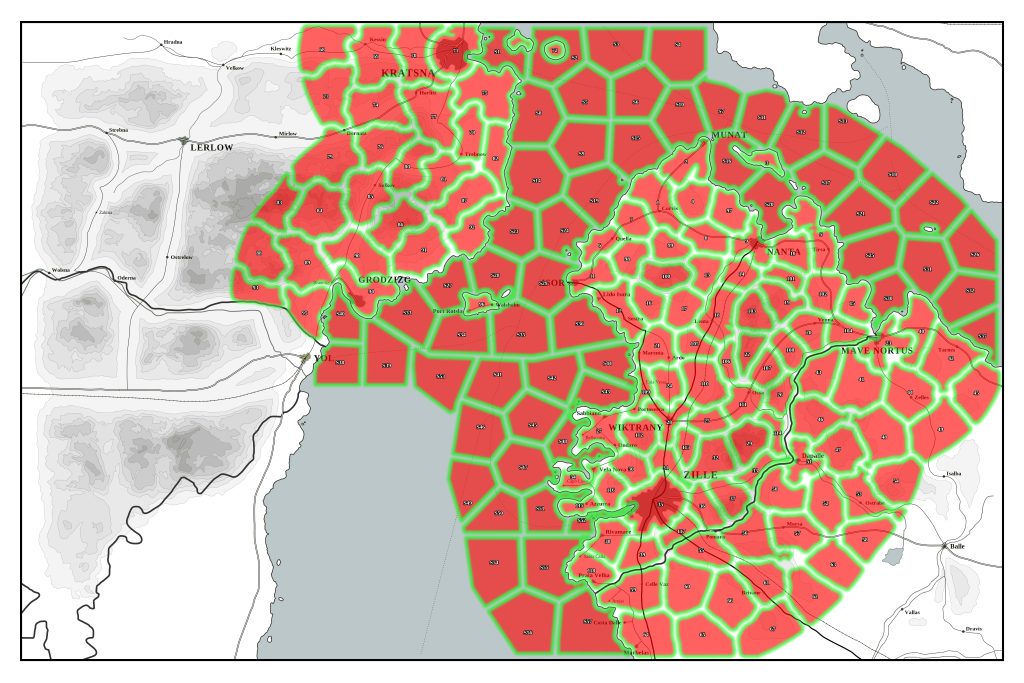
#> input picture maps/zille/v13/previews/provinces_preview.png, 4096 x 2731 px, found by its file name (shown at 1/4 size)
$ python review1_compare.py
#> lines starting #> are read from the running program, lines starting #| are printed output that depends on the picture
"""v13 review 1: before/after of the Brenas rework (v13 before review vs now), Brenas + border crop."""
from PIL import Image, ImageDraw, ImageFont
Image.MAX_IMAGE_PIXELS=None
FB='/usr/share/fonts/truetype/sand-box/google/Tinos/Tinos-Bold.ttf'
a=Image.open('versions/v13/_backup_pre_review1/previews/provinces_preview.png').convert('RGB'); b=Image.open('versions/v13/previews/provinces_preview.png').convert('RGB')
#> further down, a is the input picture: PIL image 4096x2731 RGB; mean R, G, B 209.1, 184.3, 164.4
sc=a.size[0]/12288; box=tuple(round(v*sc) for v in (6900,3500,12100,8000))
#> after `sc = a.size[0] / 12288`: sc = 0.333
#> after `box = tuple((round(v * sc) for v in (6900, 3500, 12100, 8000)))`: box = (2300, 1167, 4033, 2667)
A=a.crop(box); B=b.crop(box); W=1800; h=round(A.size[1]*W/A.size[0]); A=A.resize((W,h),Image.LANCZOS); B=B.resize((W,h),Image.LANCZOS)
#> after `A = a.crop(box)`:
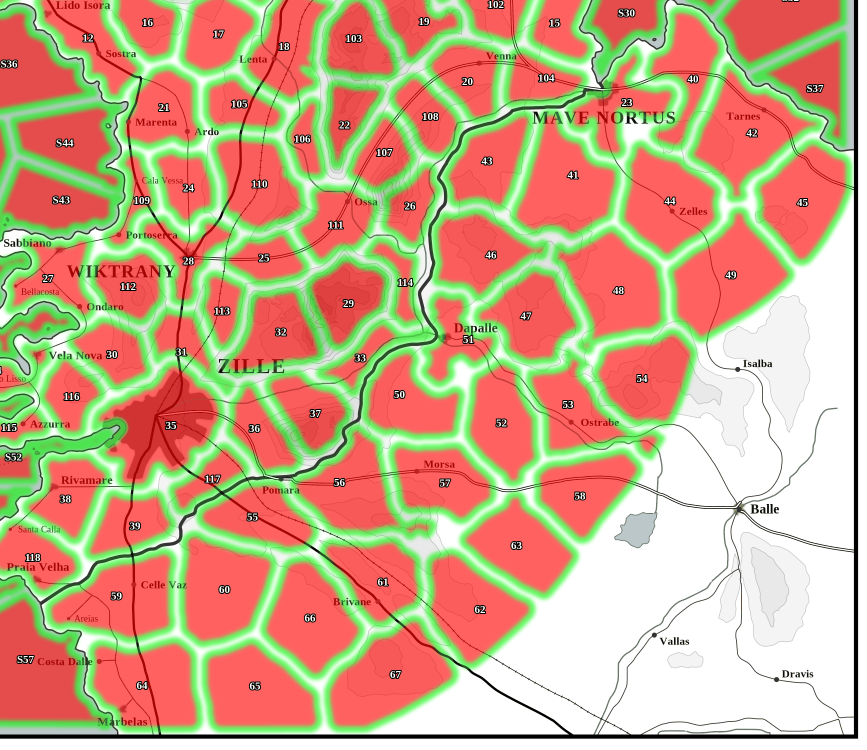
#> A: PIL image 1733x1500 RGB (shown at 1/2 size); mean R, G, B 204.4, 168, 134.5
#> after `h = round(A.size[1] * W / A.size[0])`: h = 1558
im=Image.new('RGB',(2*W+20,h+70),(255,255,255)); im.paste(A,(0,70)); im.paste(B,(W+20,70)); d=ImageDraw.Draw(im); f=ImageFont.truetype(FB,40)
#> after `im = Image.new('RGB', (2 * W + 20, h + 70), (255, 255, 255))`: im: PIL image 3620x1628 RGB; every value is 255
#> after `im.paste(A, (0, 70))`:
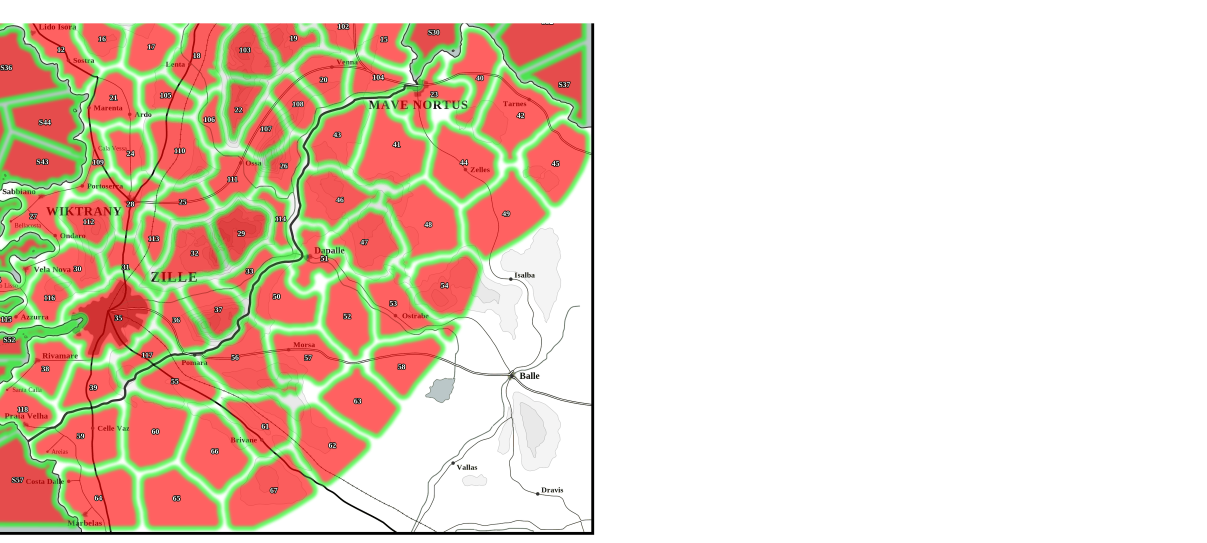
#> im: PIL image 3620x1628 RGB (shown at 1/3 size); mean R, G, B 230.9, 213.6, 197.6
#> after `im.paste(B, (W + 20, 70))`:
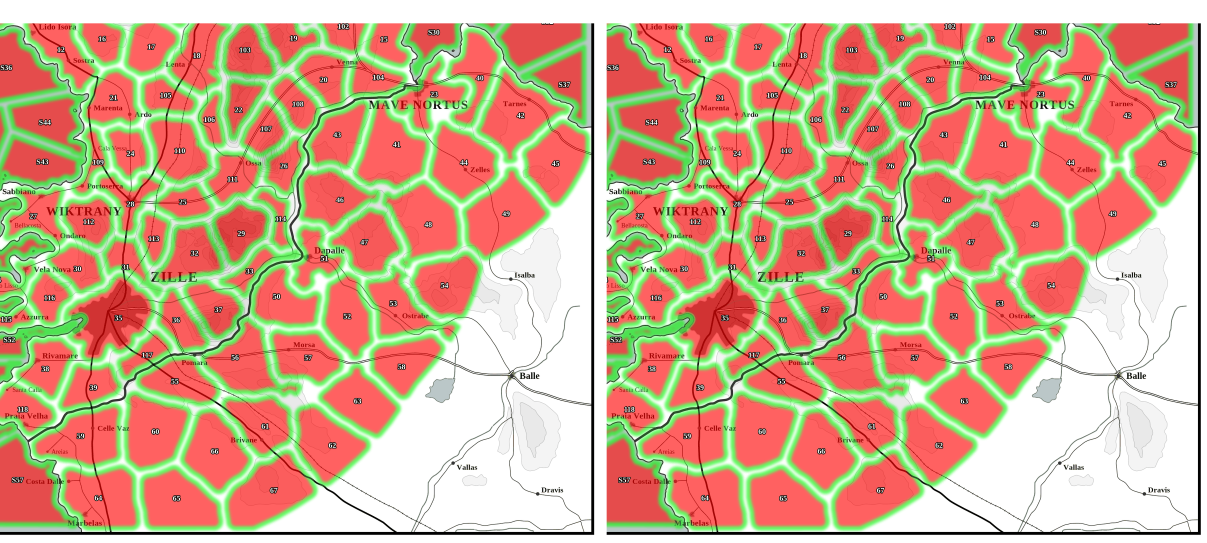
#> im: PIL image 3620x1628 RGB (shown at 1/3 size); mean R, G, B 206.9, 172.2, 140.3
d.text((W//2,35),'v13 before review 1 (Brenas overhangs, tiny Dapalle 51)',font=f,fill=(0,0,0),anchor='mm'); d.text((W+20+W//2,35),'v13 review 1 (Brenas re-partitioned, Dapalle enlarged)',font=f,fill=(0,0,0),anchor='mm')
im.save('versions/v13/previews/before_after_review1_brenas.png'); print('ok')
#> after `im.save('versions/v13/previews/before_after_review1_brenas.png')`:
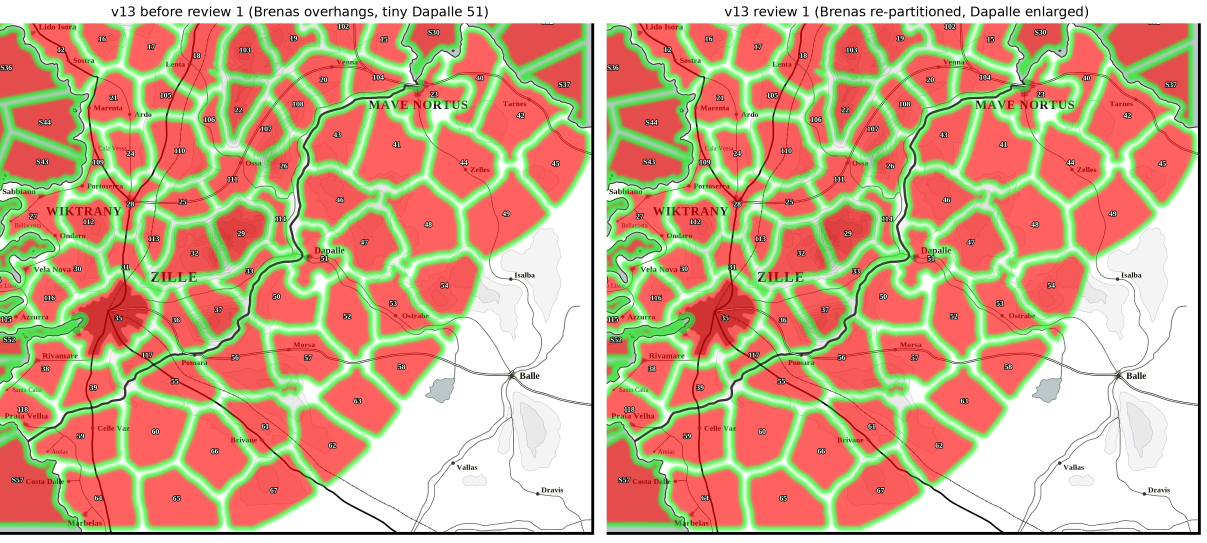
#> saved as before_after_review1_brenas.png: PIL image 3620x1628 RGB (shown at 1/3 size); mean R, G, B 206.1, 171.5, 139.5
#| ok
